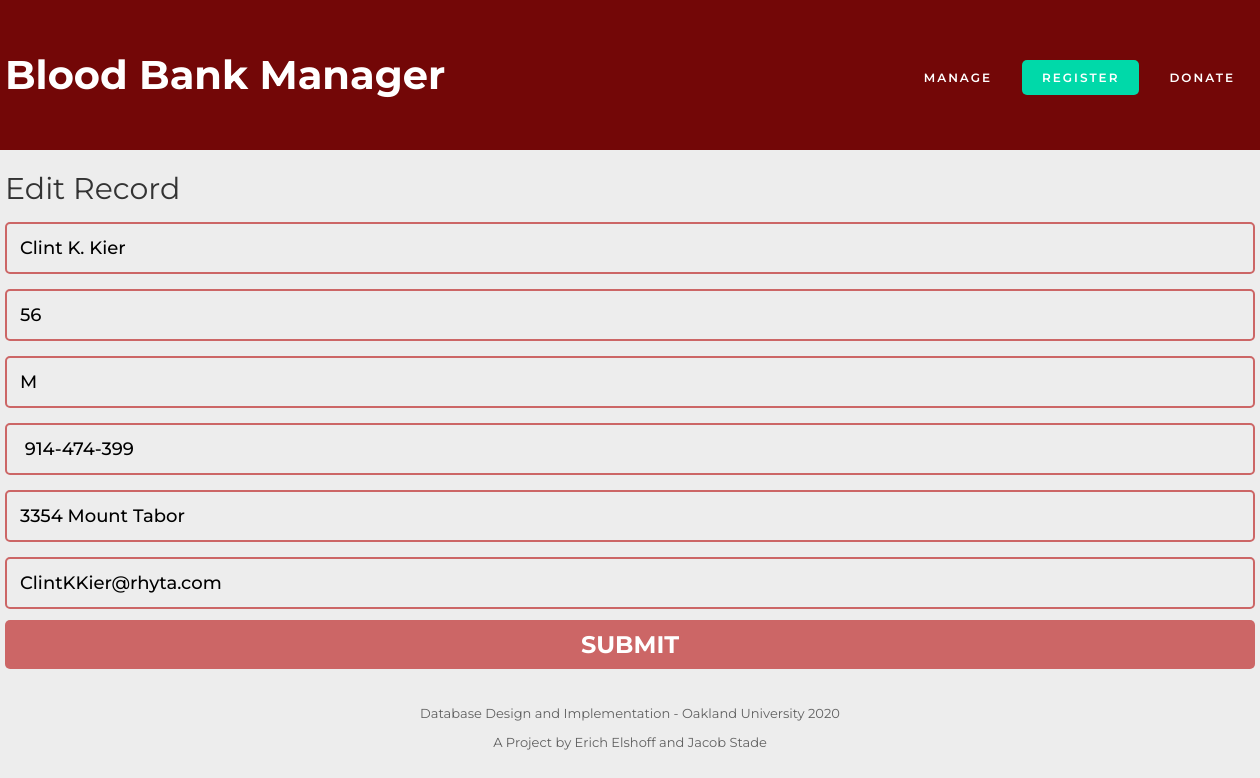
The page /edit.php?id=9 on the database its author committed.
### tables this page shows
CREATE TABLE `donor` (
  `DONOR_ID` int(11) NOT NULL,
  `DONOR_NAME` varchar(45) DEFAULT NULL,
  `DONOR_AGE` int(11) DEFAULT NULL,
  `DONOR_SEX` char(1) DEFAULT NULL,
  `DONOR_PHONE` varchar(12) DEFAULT NULL,
  `DONOR_ADDRESS` varchar(120) DEFAULT NULL,
  `DONOR_EMAIL` varchar(45) DEFAULT NULL,
  `EMPLOYEE_ID` int(11) NOT NULL
);

### edit.php (the view, shortened to what this page needs)
<?php
$host = "localhost";
$dbusername = "root";
$dbpassword = "";
$dbname = "mydb";
$conn = new mysqli ( $host, $dbusername, $dbpassword, $dbname );
$id=$_REQUEST['id'];
$sql = "SELECT * from DONOR where DONOR_ID='$id'";
$result = $conn->query($sql);
if ($result->num_rows > 0){
$row = $result->fetch_assoc();
$name = $row["DONOR_NAME"];
$age = $row["DONOR_AGE"];
$sex = $row["DONOR_SEX"];
$phone = $row["DONOR_PHONE"];
$address = $row["DONOR_ADDRESS"];
$email = $row["DONOR_EMAIL"];
?>
<!DOCTYPE html>
<html>
<head>
    <link rel="stylesheet" type="text/css" href="css/css-db.css">
    <link href="https://fonts.googleapis.com/css?family=Montserrat:400,800|Zilla+Slab:400,700&display=swap" rel="stylesheet"> </head>
<body>
    <div id="header-wrapper">
        <div id="header" class="container">
            <div id="logo">
                <h1><a href="welcome.php">Blood Bank Manager </a></h1> </div>
            <div id="menu">
                <ul>
                    <li><a href="manage.php">Manage</a></li>
                    <li class="active"><a href="register.php">Register</a></li>
                    <li><a href="donate.php">Donate</a></li>
                </ul>
            </div>
        </div>
    </div>
    <div id="page-wrapper">
        <div id="page" class="container">
            <div id="content">
                <header>Edit Record</header>
                <div id="two-column">
                   <?php
                echo    "<form action='update.php' method='POST'>
                       <input type='hidden' name='id' value='$id'>
                        <input name='name' type='text' class='feedback-input' placeholder='Name' value='$name' />
                        <input name='age' type='text' class='feedback-input' placeholder='Age' value='$age'/>
                        <input name='sex' type='text' class='feedback-input' placeholder='Sex' value='$sex'/>
                        <input name='phone' type='text' class='feedback-input' placeholder='Phone'  value='$phone'/>
                        <input name='address' type='text' class='feedback-input' placeholder='Address'  value='$address'/>
                        <input name='email' type='text' class='feedback-input' placeholder='Email'  value='$email'/>
                        <input type='submit' value='SUBMIT' />
                        </form>";
        } else {
	echo "Not Found";
}
?>
                </div>
            </div>
        </div>
    </div>
    <div id="copyright" class="container">
        <p>Database Design and Implementation - Oakland University 2020</p>
        <p>A Project by Erich Elshoff and Jacob Stade</p>
    </div>
</body>
</html>

### css/css-db.css (style rules this page uses)
body { margin: 0px; padding: 0px; background: #ededed; font-family: "Montserrat", sans-serif; font-size: 13px; }
h1, h2, h3 { margin: 0; padding: 0; }
.container { width: 1250px; margin: 0px auto; }
#header-wrapper { overflow: hidden; background: #730707; }
#header { overflow: hidden; height: 150px; }
#logo { float: left; width: 400; }
#logo h1 a { display: block; line-height: 150px; text-decoration: none; font-family: "Montserrat", sans-serif; font-size: 40px; color: #FFFFFF; }
#menu { float: right; }
#menu ul { float: right; margin: 0px; padding: 60px 0px 0px 0px; list-style: none; line-height: normal; }
#menu li { float: left; margin-left: 10px; }
#menu a { display: block; padding: 10px 20px; letter-spacing: 2px; text-decoration: none; text-transform: uppercase; font-family: "Montserrat", sans-serif; font-size: 12px; font-weight: 600; color: #FFFFFF; }
#menu .active a { background: #00d9a9; border-radius: 5px; color: #FFFFFF; }
#page-wrapper { overflow: hidden; padding: 20px 0px; background:#ededed ; }
#page { overflow: hidden; }
#content header { display: block; margin-bottom: 1px; font-size: 30px; font-weight: 400; color: #333333; margin-bottom: 15px; }
.feedback-input { color:black; font-family: "Montserrat", sans-serif; font-weight:500; font-size: 18px; border-radius: 5px; line-height: 22px; background-color: transparent; border:2px solid #CC6666; transition: all 0.3s; padding: 13px; margin-bottom: 15px; width:100%; box-sizing: border-box; outline:0; }
[type="submit"] { font-family: "Montserrat", sans-serif; width: 100%; background:#CC6666; border-radius:5px; border:0; cursor:pointer; color:white; font-size:24px; padding-top:10px; padding-bottom:10px; transition: all 0.3s; margin-top:-4px; font-weight:700; }
#copyright { overflow: hidden; padding: 3px 0px 3px 0px; text-align: center; color: #606060; }

### rows shown on the page
donor: name "Clint K. Kier", age "56", sex "M", phone "914-474-399", address "3354 Mount Tabor", email "ClintKKier@rhyta.com"
